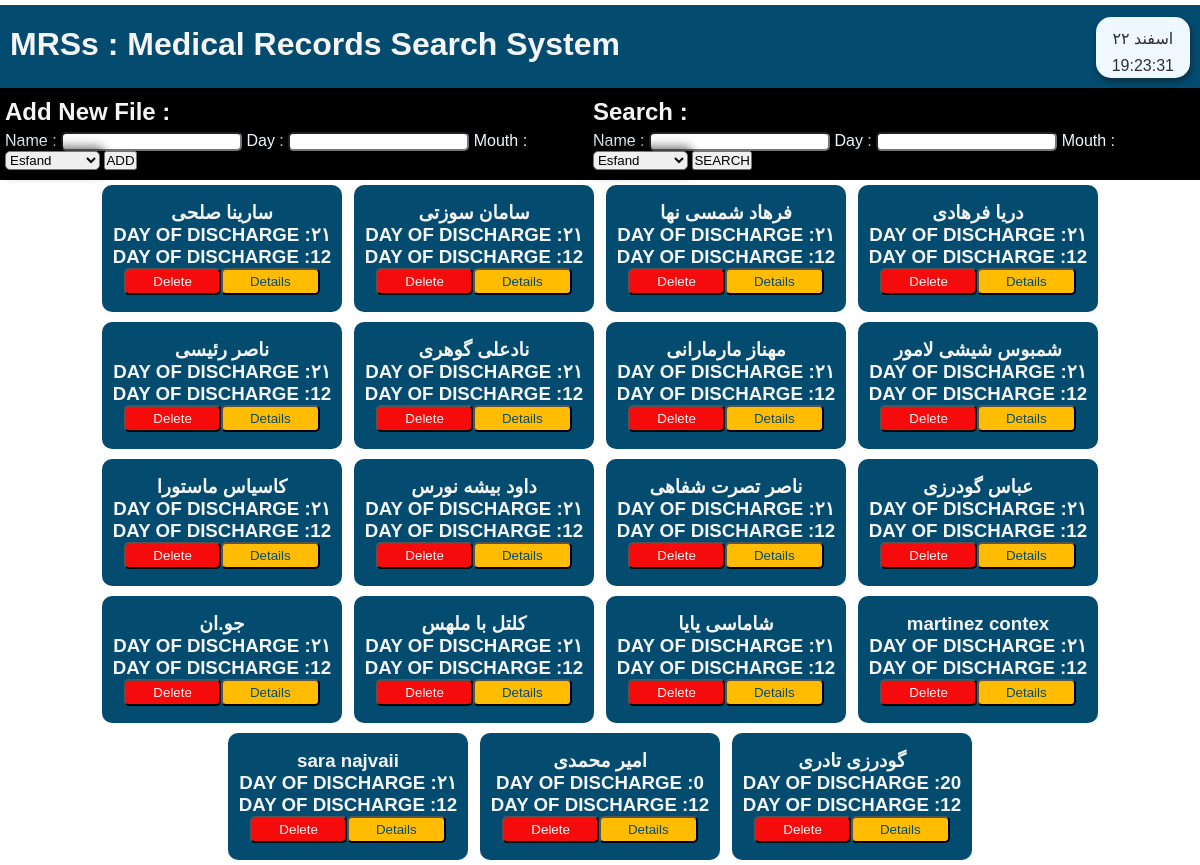
The page /pages/index.php on the database its author committed.
### tables this page shows
CREATE TABLE "files" (
	"id"	INTEGER,
	"name"	TEXT,
	"discharge_day"	INTEGER,
	"discharge_mouth"	INTEGER,
	"note"	TEXT,
	"status"	INTEGER,
	"unit"	INTEGER,
	PRIMARY KEY("id" AUTOINCREMENT)
);

### jdf.php (called while the page is built, shortened)
<?php
function jdate($format, $timestamp = '', $none = '', $time_zone = 'Asia/Tehran', $tr_num = 'fa') {
  $T_sec = 0;
  $ts = $T_sec + (($timestamp === '') ? time() : tr_num($timestamp));
  $date = explode('_', date('H_i_j_n_O_P_s_w_Y', $ts));
  list($j_y, $j_m, $j_d) = gregorian_to_jalali($date[8], $date[3], $date[2]);
  $sl = strlen($format);
  $out = '';
  for ($i = 0; $i < $sl; $i++) {
    $sub = substr($format, $i, 1);
    switch ($sub) {
      case 'd':
        $out .= ($j_d < 10) ? '0' . $j_d : $j_d;
        break;
      case 'F':
        $out .= jdate_words(array('mm' => $j_m), ' ');
        break;
      default:
        $out .= $sub;
    }
  }
  return ($tr_num != 'en') ? tr_num($out, 'fa', '.') : $out;
}
function tr_num($str, $mod = 'en', $mf = '٫') {
  $num_a = array('0', '1', '2', '3', '4', '5', '6', '7', '8', '9', '.');
  $key_a = array('۰', '۱', '۲', '۳', '۴', '۵', '۶', '۷', '۸', '۹', $mf);
  return ($mod == 'fa') ? str_replace($num_a, $key_a, $str) : str_replace($key_a, $num_a, $str);
}
function jdate_words($array, $mod = '') {
  foreach ($array as $type => $num) {
    $num = (int) tr_num($num);
    switch ($type) {
      case 'mm':
        $key = array('فروردین', 'اردیبهشت', 'خرداد', 'تیر', 'مرداد', 'شهریور', 'مهر', 'آبان', 'آذر', 'دی', 'بهمن', 'اسفند');
        $array[$type] = $key[$num - 1];
        break;
    }
  }
  return ($mod === '') ? $array : implode($mod, $array);
}
function gregorian_to_jalali($gy, $gm, $gd, $mod = '') {
   list($gy, $gm, $gd) = explode('_', tr_num($gy . '_' . $gm . '_' . $gd));
  $g_d_m = array(0, 31, 59, 90, 120, 151, 181, 212, 243, 273, 304, 334);
  $gy2 = ($gm > 2) ? ($gy + 1) : $gy;
  $days = 355666 + (365 * $gy) + ((int) (($gy2 + 3) / 4)) - ((int) (($gy2 + 99) / 100)) + ((int) (($gy2 + 399) / 400)) + $gd + $g_d_m[$gm - 1];
  $jy = -1595 + (33 * ((int) ($days / 12053)));
  $days %= 12053;
  $jy += 4 * ((int) ($days / 1461));
  $days %= 1461;
  if ($days > 365) {
    $jy += (int) (($days - 1) / 365);
    $days = ($days - 1) % 365;
  }
  if ($days < 186) {
    $jm = 1 + (int) ($days / 31);
    $jd = 1 + ($days % 31);
  } else {
    $jm = 7 + (int) (($days - 186) / 30);
    $jd = 1 + (($days - 186) % 30);
  }
  return ($mod == '') ? array($jy, $jm, $jd) : $jy . $mod . $jm . $mod . $jd;
}

### pages/index.php (the view, shortened to what this page needs)
<?php
include "./../body/head.php";
include "./../DB/dataBase.php";
$query2 = "select * from files";
$stm2 = $con->prepare($query2);
$stm2->execute();
$data =  $stm2->fetchAll(PDO::FETCH_ASSOC);
$dddate = jdate("d");
$ddate = jdate("F");
switch($ddate)
{
  case "اسفند";
  $f = "12";
}
?>
<body>
    <?php include "./../body/header.php";?>
<div style="display: flex;justify-content: space-between;background: black";>
<div style="
    margin-top: 0px;
    padding: 10px 5px;">
    <h2 style="color: whitesmoke;margin-bottom: 6.25px;">Add New File : </h2>
     <form action="./../act/sendData2DB.php" method="POST">
      <label for="name">Name : </label>
      <input name="name" type="text">
      <label for="discharge_day">Day : </label>
      <input name="discharge_day" type="number" value="<?= $dddate; ?>">
      <label for="discharge_mouth">Mouth : </label>
      <select name="discharge_mouth" id="">
        <option value="12" <?php if($f == "12"){echo "selected";}?>>Esfand</option>
      </select>
      <button type="submit">ADD</button>
     </form>
    </div>
    <div style="background: black;
    margin-top: 0px;
    padding: 10px 5px;">
    <h2 style="color: whitesmoke;margin-bottom: 6.25px;">Search : </h2>
     <form action="./../act/sendData2DB.php" method="POST">
      <label for="name">Name : </label>
      <input name="name" type="text">
      <label for="discharge_day">Day : </label>
      <input name="discharge_day" type="number" value="<?= $dddate; ?>">
      <label for="discharge_mouth">Mouth : </label>
      <select name="discharge_mouth" id="">
        <option value="12" <?php if($f == "12"){echo "selected";}?>>Esfand</option>
      </select>
      <button type="submit">SEARCH</button>
     </form>
    </div></div>
    <div style="display: flex;justify-content: CENTER;flex-wrap: wrap;">
      <?php  foreach($data as $dt){   ?>
      <div style="    background-color: #034c70;
    margin-inline: 5px;
    margin: 5px 6px;
    min-width: 240px;
    display: flex;
    flex-direction: column;
    justify-content: center;
    align-items: center;
    padding: 17px 5PX;
    border-radius: 10px;
    color:whitesmoke;">
        <h3><?= $dt['name']?></h3>
        <div style="display: flex;">
            <H3>DAY OF DISCHARGE : </H3>
            <h3><?= $dt['discharge_day'];?></h3>
        </div>
         <DIV style="display: flex;">
         <H3>DAY OF DISCHARGE : </H3>
        <h3><?= $dt['discharge_mouth'];?></h3>
         </DIV>
             <div style="display: flex;justify-content: space-around;">
             <button style="background-color:#f50b0b ;padding: 4px 27px; border-radius: 5px;" type="button"><a style="text-decoration: none; color:whitesmoke" href="./../act/delete.php?id=<?= $dt['id']; ?>">Delete</a></button>
             <button type="button" style="background: #ffbc00;
             padding: 4px 27px;
             border-radius: 5px;"><a style="text-decoration: none;color: #034c70;" href="./fileSingle.php?id=<?= $dt['id'];?>">Details</a></button>
            </div>
      </div>
      <?php }?>
    </div>
</body>
</html>

### body/head.php (shortened to what this page needs)
<?php
require ("./../jdf.php");
?>
<!DOCTYPE html>
<html lang="en">
<head>
    <link rel="stylesheet" href="./../style.css">
</head>

### body/header.php
<div class="main-nav">
    <div class="header">
       <a href="./../pages/index.php" style="color: whitesmoke;text-decoration: none;"> <h1 class="title" >MRSs : Medical Records Search System</h1></a>
        <div class="time-div">
            <p class="time"><?= jdate("d F");?></p>
            <p class="time" id="time"></p>
        </div>
    </div>
</div>

### style.css (style rules this page uses)
* { margin: 0; padding: 0; box-sizing: border-box; }
body { font-family: 'Trebuchet MS', 'Lucida Sans Unicode', 'Lucida Grande', 'Lucida Sans', Arial, sans-serif; }
.header { background-color: rgb(3, 76, 112); padding: 10px; margin-top: 5px; text-align: center; color: rgb(43, 43, 43); font-family: 'Trebuchet MS', 'Lucida Sans Unicode', 'Lucida Grande', 'Lucida Sans', Arial, sans-serif; display: flex; align-items: flex-end; min-height: 5.2rem; justify-content: space-between; }
.title { margin-bottom: 15px; }
.time { color: rgb(46, 46, 46); font-size:16px; max-width: 80px; margin: auto; padding: 0px; margin-top: 9px; }
.time-div { background-color: aliceblue; padding: 3px 16px; border-radius: 15px; box-shadow: 1px 3px 5px 1px rgba(21, 21, 21, 0.45); }
label { color: aliceblue; }

### pages/index.php (style rules this page uses)
input { border-radius: 5px; box-shadow: 1px 0px 10px 5px rgba(0, 0, 0, 0.5); }
select { border-radius: 5px; box-shadow: 1px 0px 10px 5px rgba(0, 0, 0, 0.5); }

### rows shown on the page
files: name "سارینا صلحی", discharge_day "۲۱", discharge_mouth "12"
files: name "سامان سوزتی", discharge_day "۲۱", discharge_mouth "12"
files: name "فرهاد شمسی نها", discharge_day "۲۱", discharge_mouth "12"
files: name "دریا فرهادی", discharge_day "۲۱", discharge_mouth "12"
files: name "ناصر رئیسی", discharge_day "۲۱", discharge_mouth "12"
files: name "نادعلی گوهری", discharge_day "۲۱", discharge_mouth "12"
files: name "مهناز مارمارانی", discharge_day "۲۱", discharge_mouth "12"
files: name "شمبوس شیشی لامور", discharge_day "۲۱", discharge_mouth "12"
files: name "کاسیاس ماستورا", discharge_day "۲۱", discharge_mouth "12"
files: name "داود بیشه نورس", discharge_day "۲۱", discharge_mouth "12"
files: name "ناصر تصرت شفاهی", discharge_day "۲۱", discharge_mouth "12"
files: name "عباس گودرزی", discharge_day "۲۱", discharge_mouth "12"
files: name "جو.ان", discharge_day "۲۱", discharge_mouth "12"
files: name "کلتل با ملهس", discharge_day "۲۱", discharge_mouth "12"
files: name "شاماسی یایا", discharge_day "۲۱", discharge_mouth "12"
files: name "martinez contex", discharge_day "۲۱", discharge_mouth "12"
files: name "sara najvaii", discharge_day "۲۱", discharge_mouth "12"
files: name "امیر محمدی", discharge_day "0", discharge_mouth "12"
files: name "گودرزی تادری", discharge_day "20", discharge_mouth "12"

### other values the page prints
jdate("d F") "۲۲ اسفند"
